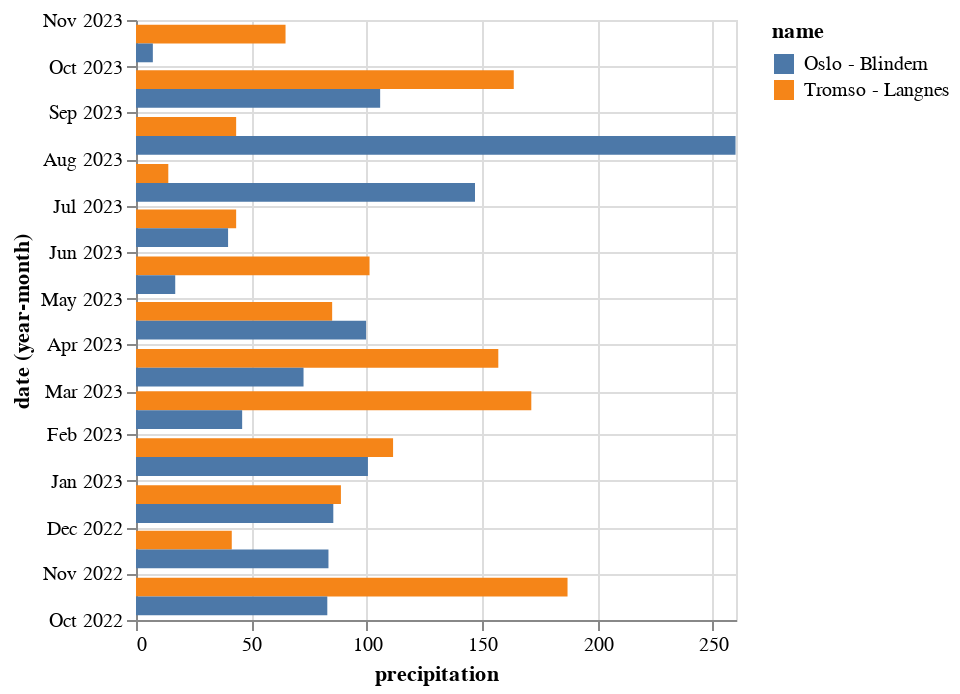

Notebook code for this chart:
### Code cell
alt.Chart(data_monthly).mark_bar().encode(
    y="yearmonth(date):T",
    x="precipitation",
    color="name",
    yOffset="name",
)

### Figure 1 — Vega-Lite specification as saved in the notebook (floating-point values rounded to 4 significant figures)
{"config": {"view": {"continuousWidth": 300, "continuousHeight": 300}}, "data": {"name": "data-51c9c11abac8f29e07a99e816a05729d"}, "mark": {"type": "bar"}, "encoding": {"color": {"field": "name", "type": "nominal"}, "x": {"field": "precipitation", "type": "quantitative"}, "y": {"field": "date", "timeUnit": "yearmonth", "type": "temporal"}, "yOffset": {"field": "name", "type": "nominal"}}, "$schema": "https://vega.github.io/schema/vega-lite/v5.20.1.json", "datasets": {"data-51c9c11abac8f29e07a99e816a05729d": [{"name": "Tromso - Langnes", "station": "SN90490", "date": "2022-10-01T00:00:00", "max temperature": 10.7, "precipitation": 187.0, "min temperature": -4.2}, {"name": "Tromso - Langnes", "station": "SN90490", "date": "2022-11-01T00:00:00", "max temperature": 8.5, "precipitation": 41.5, "min temperature": -7.0}, {"name": "Tromso - Langnes", "station": "SN90490", "date": "2022-12-01T00:00:00", "max temperature": 5.6, "precipitation": 88.8, "min temperature": -11.7}, {"name": "Tromso - Langnes", "station": "SN90490", "date": "2023-01-01T00:00:00", "max temperature": 7.7, "precipitation": 111.4, "min temperature": -13.9}, {"name": "Tromso - Langnes", "station": "SN90490", "date": "2023-02-01T00:00:00", "max temperature": 6.6, "precipitation": 171.3, "min temperature": -10.7}, {"name": "Tromso - Langnes", "station": "SN90490", "date": "2023-03-01T00:00:00", "max temperature": 4.5, "precipitation": 157.0, "min temperature": -15.1}, {"name": "Tromso - Langnes", "station": "SN90490", "date": "2023-04-01T00:00:00", "max temperature": 9.8, "precipitation": 85.0, "min temperature": -7.1}, {"name": "Tromso - Langnes", "station": "SN90490", "date": "2023-05-01T00:00:00", "max temperature": 17.7, "precipitation": 101.2, "min temperature": -4.6}, {"name": "Tromso - Langnes", "station": "SN90490", "date": "2023-06-01T00:00:00", "max temperature": 25.4, "precipitation": 43.4, "min temperature": -0.4}, {"name": "Tromso - Langnes", "station": "SN90490", "date": "2023-07-01T00:00:00", "max temperature": 26.7, "precipitation": 14.0, "min temperature": 6.0}, {"name": "Tromso - Langnes", "station": "SN90490", "date": "2023-08-01T00:00:00", "max temperature": 25.1, "precipitation": 43.4, "min temperature": 5.4}, {"name": "Tromso - Langnes", "station": "SN90490", "date": "2023-09-01T00:00:00", "max temperature": 19.3, "precipitation": 163.7, "min temperature": 0.3}, {"name": "Tromso - Langnes", "station": "SN90490", "date": "2023-10-01T00:00:00", "max temperature": 9.8, "precipitation": 64.8, "min temperature": -0.6}, {"name": "Oslo - Blindern", "station": "SN18700", "date": "2022-10-01T00:00:00", "max temperature": 17.1, "precipitation": 82.9, "min temperature": -0.4}, {"name": "Oslo - Blindern", "station": "SN18700", "date": "2022-11-01T00:00:00", "max temperature": 15.1, "precipitation": 83.4, "min temperature": -2.1}, {"name": "Oslo - Blindern", "station": "SN18700", "date": "2022-12-01T00:00:00", "max temperature": 6.5, "precipitation": 85.5, "min temperature": -14.6}, {"name": "Oslo - Blindern", "station": "SN18700", "date": "2023-01-01T00:00:00", "max temperature": 7.2, "precipitation": 100.5, "min temperature": -13.4}, {"name": "Oslo - Blindern", "station": "SN18700", "date": "2023-02-01T00:00:00", "max temperature": 10.2, "precipitation": 46.0, "min temperature": -9.4}, {"name": "Oslo - Blindern", "station": "SN18700", "date": "2023-03-01T00:00:00", "max temperature": 9.8, "precipitation": 72.6, "min temperature": -12.6}, {"name": "Oslo - Blindern", "station": "SN18700", "date": "2023-04-01T00:00:00", "max temperature": 19.8, "precipitation": 99.7, "min temperature": -4.7}, {"name": "Oslo - Blindern", "station": "SN18700", "date": "2023-05-01T00:00:00", "max temperature": 24.2, "precipitation": 17.0, "min temperature": -0.8}, {"name": "Oslo - Blindern", "station": "SN18700", "date": "2023-06-01T00:00:00", "max temperature": 31.8, "precipitation": 39.9, "min temperature": 4.6}, {"name": "Oslo - Blindern", "station": "SN18700", "date": "2023-07-01T00:00:00", "max temperature": 28.4, "precipitation": 146.9, "min temperature": 8.6}, {"name": "Oslo - Blindern", "station": "SN18700", "date": "2023-08-01T00:00:00", "max temperature": 24.5, "precipitation": 259.8, "min temperature": 9.8}, {"name": "Oslo - Blindern", "station": "SN18700", "date": "2023-09-01T00:00:00", "max temperature": 25.1, "precipitation": 105.8, "min temperature": 5.3}, {"name": "Oslo - Blindern", "station": "SN18700", "date": "2023-10-01T00:00:00", "max temperature": 17.1, "precipitation": 7.3, "min temperature": -0.7}]}}
